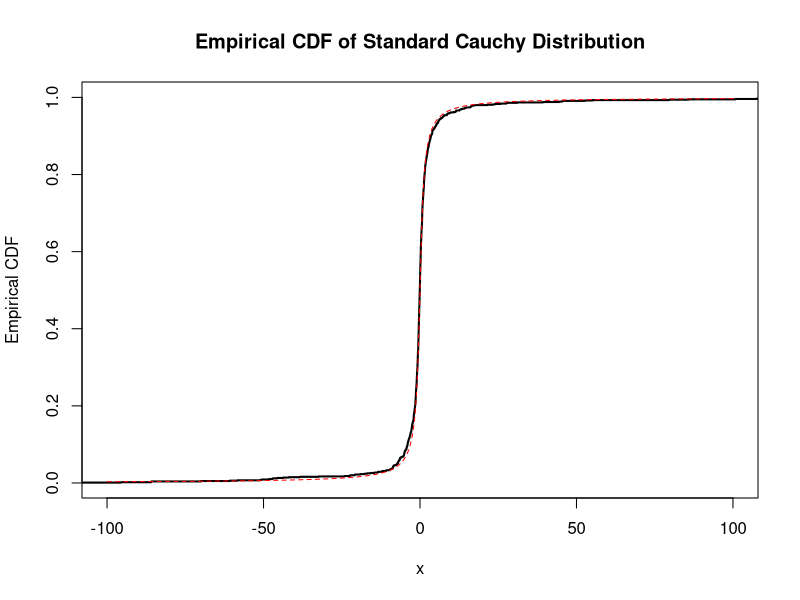

Source code (R):
## ---- chunk 1
knitr::opts_chunk$set(
  collapse = TRUE,
  comment = "#>"
)
include_solutions <- TRUE
## ---- chunk 2
require(rmarkdown)
require(knitr)
require(kableExtra)
# Put any library imports and other preamble here.
## ---- chunk 3

### Question 1a

generate_cauchy_samples <- function(n) {
  # Generate 'n' uniform random numbers between 0 and 1
  u <- runif(n)
  
  # Apply the inverse CDF formula to get Cauchy samples
  samples <- tan(pi * (u - 0.5))  
  return(samples)
}

num_samples = 1000

# Generate samples from the standard Cauchy distribution
cauchy_samples <- generate_cauchy_samples(num_samples)

## ---- chunk 4

### Question 1b

# Sort the samples in ascending order
sorted_samples <- sort(cauchy_samples)

# Calculate the cumulative probabilities for each sample
cumulative_probs <- (1:num_samples) / num_samples

x_values <- seq(-100, 100,  length.out = 1000)
cdf_values <- pcauchy(x_values)

# Plot the empirical CDF
plot(sorted_samples, 
     cumulative_probs, 
     type = "s", 
     xlab = "x", 
     ylab = "Empirical CDF", 
     main = "Empirical CDF of Standard Cauchy Distribution", 
     lwd = 2, lty = 1, xlim = c(-100,100))
lines(x_values, cdf_values, type = "l", 
      xlab = "x", ylab = "CDF", main = "CDF of Standard Cauchy Distribution", 
      col = 'red', lty = 2)
## ---- chunk 5

### Question 1c

calculate_ecdf <- function(x) {
    return(sum(sorted_samples <= x)/num_samples)
}

df <- data.frame(x = c(0.5, 1.0, 10.0), 
                ecdf = c(calculate_ecdf(0.5), 
                         calculate_ecdf(1.0), 
                         calculate_ecdf(10.0))
                )
kbl(df,
    caption = 'Empirical CDF', 
    label = 'ecdf',
    digits = 2) %>%
  kable_styling(
    bootstrap_options = c("striped", "hover", "condensed"),
    font_size = 12)
